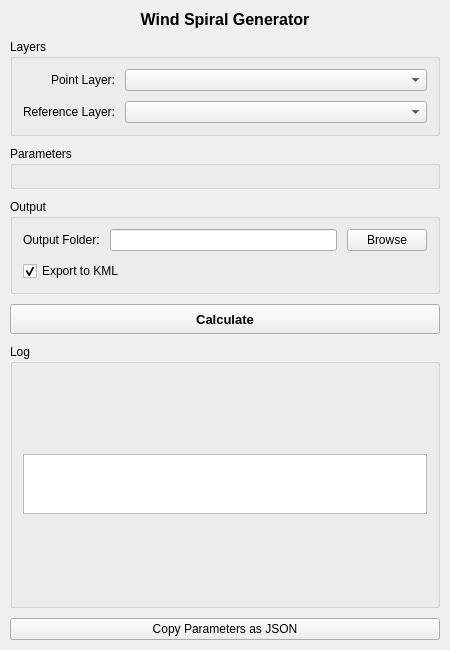
<?xml version="1.0" encoding="UTF-8"?>
<ui version="4.0">
 <class>QPANSOPYWindSpiralDockWidgetBase</class>
 <widget class="QDockWidget" name="QPANSOPYWindSpiralDockWidgetBase">
  <property name="geometry">
   <rect>
    <x>0</x>
    <y>0</y>
    <width>450</width>
    <height>650</height>
   </rect>
  </property>
  <property name="minimumSize">
   <size>
    <width>450</width>
    <height>550</height>
   </size>
  </property>
  <property name="windowTitle">
   <string>QPANSOPY Wind Spiral</string>
  </property>
  <widget class="QWidget" name="dockWidgetContents">
   <layout class="QVBoxLayout" name="verticalLayout">
    <property name="spacing">
     <number>10</number>
    </property>
    <property name="leftMargin">
     <number>10</number>
    </property>
    <property name="topMargin">
     <number>10</number>
    </property>
    <property name="rightMargin">
     <number>10</number>
    </property>
    <property name="bottomMargin">
     <number>10</number>
    </property>
    <item>
     <widget class="QLabel" name="titleLabel">
      <property name="font">
       <font>
        <pointsize>12</pointsize>
        <weight>75</weight>
        <bold>true</bold>
       </font>
      </property>
      <property name="text">
       <string>Wind Spiral Generator</string>
      </property>
      <property name="alignment">
       <set>Qt::AlignCenter</set>
      </property>
     </widget>
    </item>
    <item>
     <widget class="QGroupBox" name="layersGroupBox">
      <property name="title">
       <string>Layers</string>
      </property>
      <layout class="QFormLayout" name="formLayout_2">
       <property name="labelAlignment">
        <set>Qt::AlignRight|Qt::AlignTrailing|Qt::AlignVCenter</set>
       </property>
       <property name="formAlignment">
        <set>Qt::AlignLeading|Qt::AlignLeft|Qt::AlignVCenter</set>
       </property>
       <property name="horizontalSpacing">
        <number>10</number>
       </property>
       <property name="verticalSpacing">
        <number>10</number>
       </property>
       <property name="leftMargin">
        <number>10</number>
       </property>
       <property name="topMargin">
        <number>10</number>
       </property>
       <property name="rightMargin">
        <number>10</number>
       </property>
       <property name="bottomMargin">
        <number>10</number>
       </property>
       <item row="0" column="0">
        <widget class="QLabel" name="pointLayerLabel">
         <property name="text">
          <string>Point Layer:</string>
         </property>
        </widget>
       </item>
       <item row="0" column="1">
        <widget class="QgsMapLayerComboBox" name="pointLayerComboBox"/>
       </item>
       <item row="1" column="0">
        <widget class="QLabel" name="referenceLayerLabel">
         <property name="text">
          <string>Reference Layer:</string>
         </property>
        </widget>
       </item>
       <item row="1" column="1">
        <widget class="QgsMapLayerComboBox" name="referenceLayerComboBox"/>
       </item>
      </layout>
     </widget>
    </item>
    <item>
     <widget class="QGroupBox" name="parametersGroupBox">
      <property name="title">
       <string>Parameters</string>
      </property>
      <layout class="QFormLayout" name="formLayout">
       <property name="labelAlignment">
        <set>Qt::AlignRight|Qt::AlignTrailing|Qt::AlignVCenter</set>
       </property>
       <property name="formAlignment">
        <set>Qt::AlignLeading|Qt::AlignLeft|Qt::AlignVCenter</set>
       </property>
       <property name="horizontalSpacing">
        <number>10</number>
       </property>
       <property name="verticalSpacing">
        <number>10</number>
       </property>
       <property name="leftMargin">
        <number>10</number>
       </property>
       <property name="topMargin">
        <number>10</number>
       </property>
       <property name="rightMargin">
        <number>10</number>
       </property>
       <property name="bottomMargin">
        <number>10</number>
       </property>
       <!-- Los campos se añadirán dinámicamente en el código -->
      </layout>
     </widget>
    </item>
    <item>
     <widget class="QGroupBox" name="outputGroupBox">
      <property name="title">
       <string>Output</string>
      </property>
      <layout class="QVBoxLayout" name="verticalLayout_2">
       <property name="spacing">
        <number>10</number>
       </property>
       <property name="leftMargin">
        <number>10</number>
       </property>
       <property name="topMargin">
        <number>10</number>
       </property>
       <property name="rightMargin">
        <number>10</number>
       </property>
       <property name="bottomMargin">
        <number>10</number>
       </property>
       <item>
        <layout class="QHBoxLayout" name="horizontalLayout">
         <property name="spacing">
          <number>10</number>
         </property>
         <item>
          <widget class="QLabel" name="outputFolderLabel">
           <property name="text">
            <string>Output Folder:</string>
           </property>
          </widget>
         </item>
         <item>
          <widget class="QLineEdit" name="outputFolderLineEdit"/>
         </item>
         <item>
          <widget class="QPushButton" name="browseButton">
           <property name="text">
            <string>Browse</string>
           </property>
          </widget>
         </item>
        </layout>
       </item>
       <item>
        <widget class="QCheckBox" name="exportKmlCheckBox">
         <property name="text">
          <string>Export to KML</string>
         </property>
         <property name="checked">
          <bool>true</bool>
         </property>
        </widget>
       </item>
      </layout>
     </widget>
    </item>
    <item>
     <widget class="QPushButton" name="calculateButton">
      <property name="minimumSize">
       <size>
        <width>0</width>
        <height>30</height>
       </size>
      </property>
      <property name="font">
       <font>
        <pointsize>10</pointsize>
        <weight>75</weight>
        <bold>true</bold>
       </font>
      </property>
      <property name="text">
       <string>Calculate</string>
      </property>
     </widget>
    </item>
    <item>
     <widget class="QGroupBox" name="logGroupBox">
      <property name="title">
       <string>Log</string>
      </property>
      <layout class="QVBoxLayout" name="verticalLayout_3">
       <property name="spacing">
        <number>10</number>
       </property>
       <property name="leftMargin">
        <number>10</number>
       </property>
       <property name="topMargin">
        <number>10</number>
       </property>
       <property name="rightMargin">
        <number>10</number>
       </property>
       <property name="bottomMargin">
        <number>10</number>
       </property>
       <item>
        <widget class="QTextEdit" name="logTextEdit">
         <property name="maximumSize">
          <size>
           <width>16777215</width>
           <height>60</height>
          </size>
         </property>
         <property name="readOnly">
          <bool>true</bool>
         </property>
        </widget>
       </item>
      </layout>
     </widget>
    </item>
    <item>
     <widget class="QPushButton" name="copyParamsButton">
      <property name="text">
       <string>Copy Parameters as JSON</string>
      </property>
     </widget>
    </item>
   </layout>
  </widget>
 </widget>
 <customwidgets>
  <customwidget>
   <class>QgsMapLayerComboBox</class>
   <extends>QComboBox</extends>
   <header>qgsmaplayercombobox.h</header>
  </customwidget>
 </customwidgets>
 <resources/>
 <connections/>
</ui>
